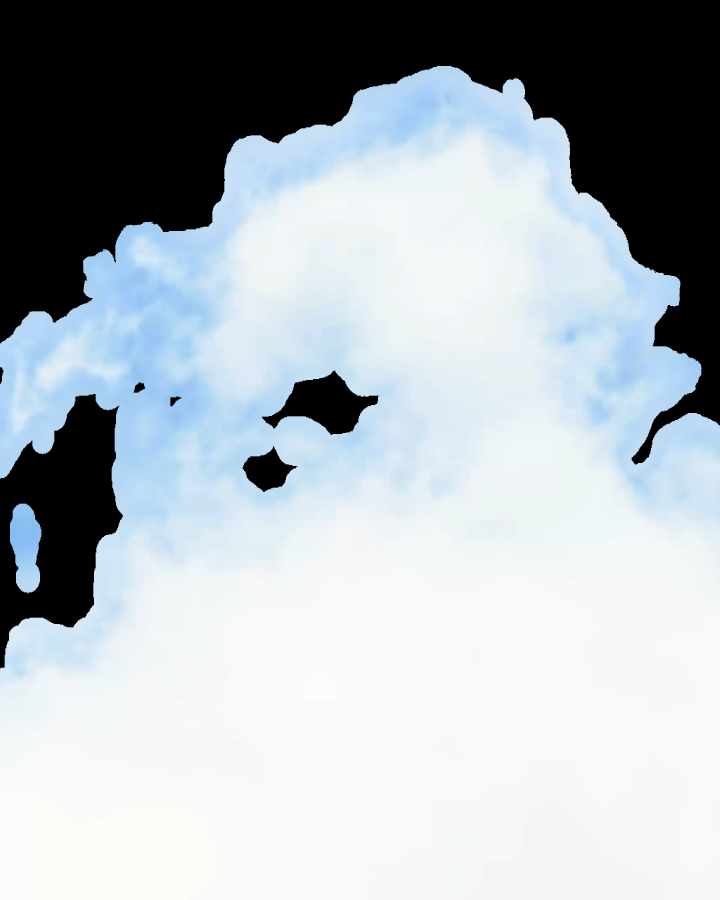
#> input picture assets/images/33e6046884b9d2eab8c43e09dc39a10fd2f3ffb5.png, 2160 x 2700 px (shown at 1/3 size)
$ python -i effects.py   (imports and definitions only)
#> lines starting #> are read from the running program, lines starting #| are printed output that depends on the picture
"""
Visual effects: gradients, shadows, polaroid frames, phone mockups,
background patterns, vignettes, rounded rectangles.
"""
from __future__ import annotations

import math
from typing import Optional, Tuple

from PIL import Image, ImageDraw, ImageFilter

from .core import Color, WHITE, BLACK, TRANSPARENT


# [371 lines that did not run here, left out]


# ── Internal helpers ─────────────────────────────────────────────────


def _rgba(c) -> Tuple[int, int, int, int]:
    c = tuple(c)  # handle JSON lists
    if len(c) == 4:
        return c  # type: ignore[return-value]
    return c + (255,)  # type: ignore[return-value]


def _lerp_color(
    a: Tuple[int, int, int, int], b: Tuple[int, int, int, int], t: float
) -> Tuple[int, int, int, int]:
    return (
        round(a[0] + (b[0] - a[0]) * t),
        round(a[1] + (b[1] - a[1]) * t),
        round(a[2] + (b[2] - a[2]) * t),
        round(a[3] + (b[3] - a[3]) * t),
    )

>>> import cv2
>>> picture = cv2.imread('../../assets/images/33e6046884b9d2eab8c43e09dc39a10fd2f3ffb5.png', cv2.IMREAD_GRAYSCALE)
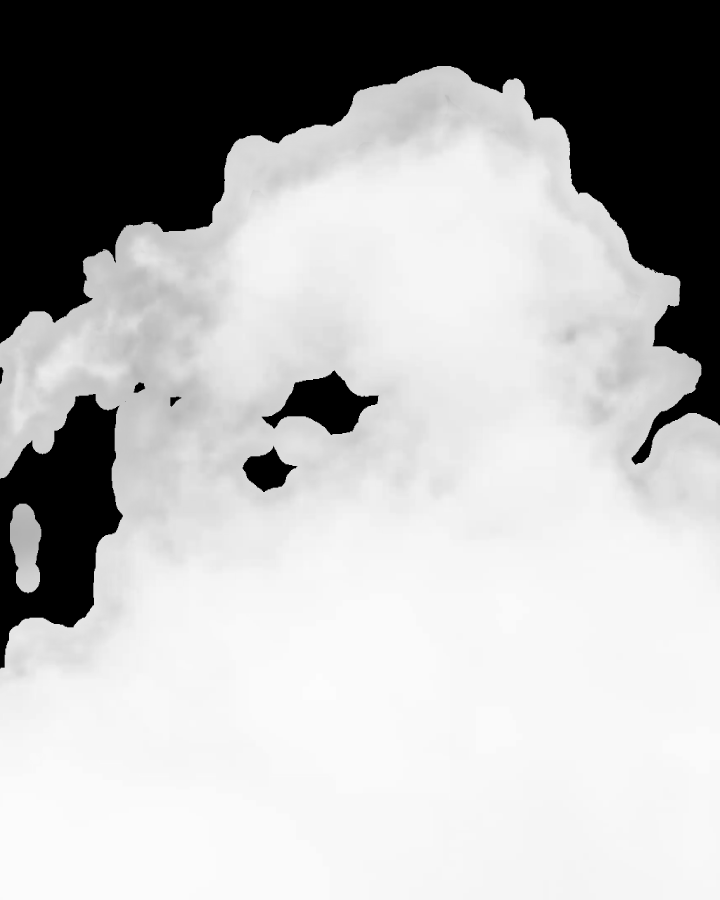
#> picture: shape (2700, 2160) (shown at 1/3 size); min 0, max 252, mean 177
#> (the run stopped early here; a loop or call above may not have finished)
